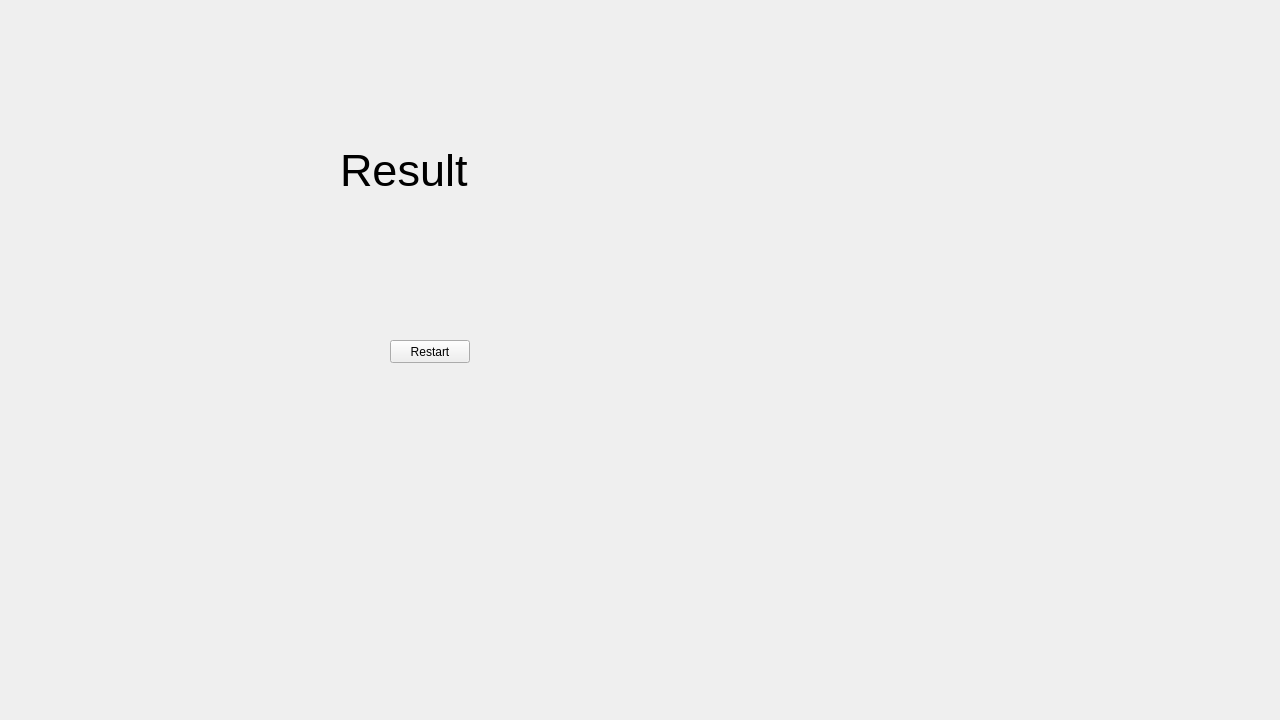
<?xml version="1.0" encoding="UTF-8"?>
<ui version="4.0">
 <class>ResultWindow</class>
 <widget class="QWidget" name="ResultWindow">
  <property name="geometry">
   <rect>
    <x>0</x>
    <y>0</y>
    <width>1280</width>
    <height>720</height>
   </rect>
  </property>
  <property name="windowTitle">
   <string>Form</string>
  </property>
  <widget class="QLabel" name="label">
   <property name="geometry">
    <rect>
     <x>340</x>
     <y>130</y>
     <width>201</width>
     <height>81</height>
    </rect>
   </property>
   <property name="font">
    <font>
     <pointsize>34</pointsize>
    </font>
   </property>
   <property name="text">
    <string>Result</string>
   </property>
  </widget>
  <widget class="QPushButton" name="restart">
   <property name="geometry">
    <rect>
     <x>390</x>
     <y>340</y>
     <width>80</width>
     <height>23</height>
    </rect>
   </property>
   <property name="text">
    <string>Restart</string>
   </property>
  </widget>
 </widget>
 <resources/>
 <connections/>
</ui>
